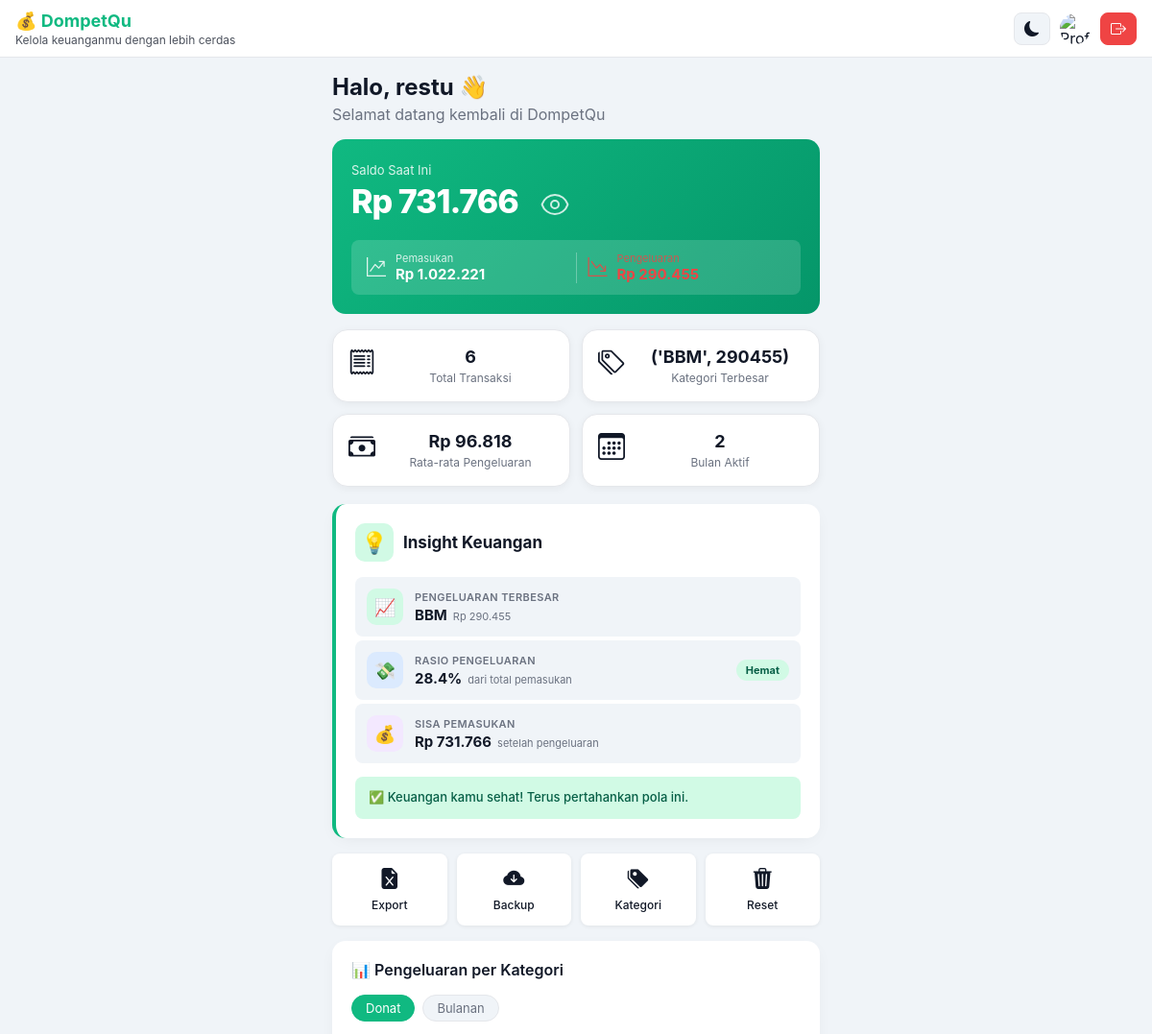
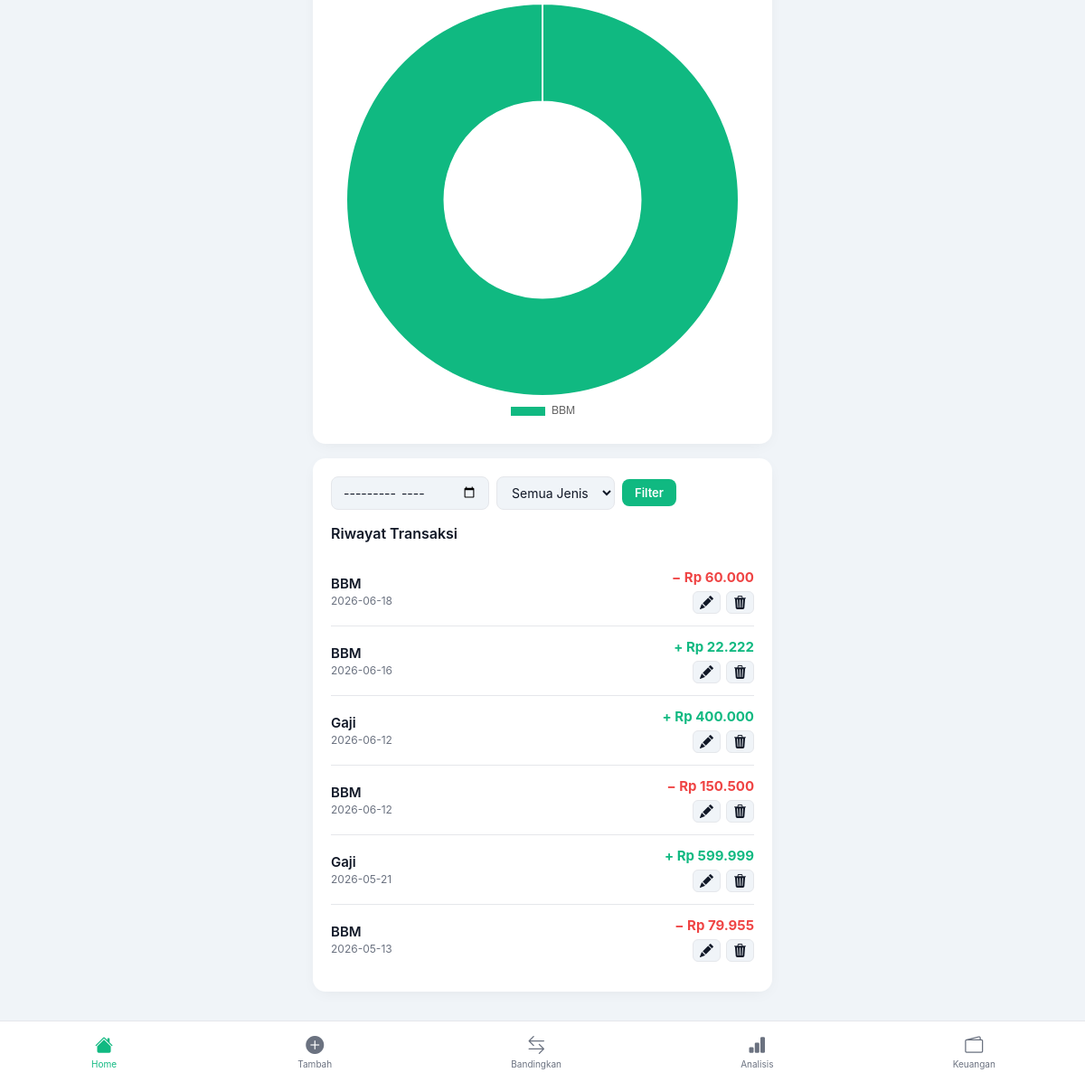
The page / (signed in) on the database its author committed (2 pictures, top to bottom).
### tables this page shows
CREATE TABLE transaksi (
        id INTEGER PRIMARY KEY AUTOINCREMENT,
        tanggal TEXT NOT NULL,
        jenis TEXT NOT NULL,
        kategori TEXT NOT NULL,
        nominal INTEGER NOT NULL,
        catatan TEXT
    , user_id INTEGER);

### routes/transaksi.py (the view)
@transaksi.route("/")
def dashboard():
    if "login" not in session:
        return redirect("/login")
    bulan_filter = request.args.get("bulan", "")
    jenis_filter = request.args.get("jenis", "")
    page = int(
        request.args.get("page", 1)
    )
    semua_transaksi = ambil_semua_transaksi(
        session["user_id"],
        bulan=bulan_filter or None,
        jenis=jenis_filter or None
    )
    per_page = 10
    start = (page - 1) * per_page
    end = start + per_page
    transaksi_data = semua_transaksi[start:end]
    total_data = len(semua_transaksi)
    total_page = (
        total_data + per_page - 1
    ) // per_page
    saldo = hitung_saldo(
        session["user_id"]
    )
    pemasukan, pengeluaran = hitung_ringkasan(session["user_id"], bulan=bulan_filter or None)
    kategori_data = ambil_pengeluaran_per_kategori( session["user_id"], bulan=bulan_filter or None)
    ringkasan_bulanan = ambil_ringkasan_bulanan(session["user_id"])
    labels = [item[0] for item in kategori_data]
    values = [item[1] for item in kategori_data]
    bulan_labels = [item[0] for item in reversed(ringkasan_bulanan)]
    bulan_pemasukan = [item[1] for item in reversed(ringkasan_bulanan)]
    bulan_pengeluaran = [item[2] for item in reversed(ringkasan_bulanan)]
    bulan_ini = sekarang_wib().strftime("%Y-%m")
    (
        total_transaksi,
        kategori_terbesar,
        rata_pengeluaran,
        bulan_aktif
    ) = ambil_statistik_dashboard(session["user_id"])
    (
        kategori_terbesar,
        persentase_pengeluaran
    ) = ambil_insight(session["user_id"])
    return render_template(
        "dashboard.html",
        transaksi=transaksi_data,
        saldo=saldo,
        pemasukan=pemasukan,
        pengeluaran=pengeluaran,
        labels=labels,
        values=values,
        bulan_labels=bulan_labels,
        bulan_pemasukan=bulan_pemasukan,
        bulan_pengeluaran=bulan_pengeluaran,
        bulan_filter=bulan_filter,
        jenis_filter=jenis_filter,
        bulan_ini=bulan_ini,
        total_transaksi=total_transaksi,
        kategori_terbesar=kategori_terbesar,
        rata_pengeluaran=rata_pengeluaran,
        bulan_aktif=bulan_aktif,
        page=page,
        total_page=total_page,
        persentase_pengeluaran=persentase_pengeluaran
    )

### app.py (called while the page is built)
@app.template_filter("rupiah")
def rupiah(angka):
    try:
        return "{:,.0f}".format(float(angka)).replace(",", ".")
    except (ValueError, TypeError):
        return "0"

@app.context_processor
def inject_user():
    return {
        "current_user": session.get("username")
    }

### database/db.py (called while the page is built)
def ambil_semua_transaksi(user_id, bulan=None, jenis=None):
    conn = sqlite3.connect(DB_PATH)
    cursor = conn.cursor()
    query = """
    SELECT *
    FROM transaksi
    WHERE user_id = ?
    """
    params = [user_id]
    if bulan:
        query += """
        AND strftime('%Y-%m', tanggal) = ?
        """
        params.append(bulan)
    if jenis:
        query += """
        AND jenis = ?
        """
        params.append(jenis)
    query += """
    ORDER BY tanggal DESC, id DESC
    """
    cursor.execute(query, params)
    data = cursor.fetchall()
    conn.close()
    return data

def hitung_ringkasan(user_id, bulan=None):
    conn = sqlite3.connect(DB_PATH)
    cursor = conn.cursor()
    query = """
    SELECT jenis, nominal
    FROM transaksi
    WHERE user_id = ?
    """
    params = [user_id]
    if bulan:
        query += """
        AND strftime('%Y-%m', tanggal) = ?
        """
        params.append(bulan)
    cursor.execute(query, params)
    data = cursor.fetchall()
    conn.close()
    pemasukan = 0
    pengeluaran = 0
    for jenis, nominal in data:
        if jenis == "Pemasukan":
            pemasukan += nominal
        elif jenis == "Pengeluaran":
            pengeluaran += nominal
    return pemasukan, pengeluaran

def ambil_pengeluaran_per_kategori(user_id, bulan=None):
    conn = sqlite3.connect(DB_PATH)
    cursor = conn.cursor()
    query = """
    SELECT kategori, SUM(nominal)
    FROM transaksi
    WHERE jenis = 'Pengeluaran'
    AND user_id = ?
    """
    params = [user_id]
    if bulan:
        query += """
        AND strftime('%Y-%m', tanggal) = ?
        """
        params.append(bulan)
    query += """
    GROUP BY kategori
    """
    cursor.execute(query, params)
    data = cursor.fetchall()
    conn.close()
    return data

def hitung_saldo(user_id):
    conn = sqlite3.connect(DB_PATH)
    cursor = conn.cursor()
    cursor.execute("""
    SELECT jenis, nominal
    FROM transaksi
    WHERE user_id = ?
    """, (user_id,))
    data = cursor.fetchall()
    conn.close()
    saldo = 0
    for jenis, nominal in data:
        if jenis == "Pemasukan":
            saldo += nominal
        else:
            saldo -= nominal
    return saldo

### templates/dashboard.html (shortened to what this page needs)
{% extends "base.html" %} {% block title %}Dashboard — DompetQu{% endblock %} {%
block content %}
<div class="welcome-banner">
  <h2>Halo, {{ session.username }} 👋</h2>
  <p>Selamat datang kembali di DompetQu</p>
</div>
<div class="saldo-card">
  <div class="saldo-label">Saldo Saat Ini</div>
  <div class="saldo-header">
  <div
    id="saldoText"
    class="saldo-amount {% if saldo < 0 %}saldo-minus{% endif %}">
    Rp {{ saldo | rupiah }}
  </div>
  <button
    id="toggleSaldo"
    class="eye-btn"
    type="button">
  </button>
</div>
  <div class="saldo-row">
    <div class="saldo-sub income">
      <span class="saldo-sub-icon"><i class="bi bi-graph-up-arrow"></i></span>
      <div>
        <div class="saldo-sub-label">Pemasukan</div>
        <div class="saldo-sub-value">Rp {{ pemasukan | rupiah }}</div>
      </div>
    </div>
    <div class="saldo-sub expense">
      <span class="saldo-sub-icon"><i class="bi bi-graph-down-arrow"></i></span>
      <div>
        <div class="saldo-sub-label">Pengeluaran</div>
        <div class="saldo-sub-value">Rp {{ pengeluaran | rupiah }}</div>
      </div>
    </div>
  </div>
</div>
<div class="stats-grid">
  <div class="stat-card">
    <div class="stat-icon">
      <i class="bi bi-receipt"></i>
    </div>
    <div class="stat-content">
      <div class="stat-value">{{ total_transaksi }}</div>
      <div class="stat-label">Total Transaksi</div>
    </div>
  </div>
  <div class="stat-card">
    <div class="stat-icon">
      <i class="bi bi-tags"></i>
    </div>
    <div class="stat-content">
      <div class="stat-value">{{ kategori_terbesar }}</div>
      <div class="stat-label">Kategori Terbesar</div>
    </div>
  </div>
  <div class="stat-card">
    <div class="stat-icon">
      <i class="bi bi-cash-stack"></i>
    </div>
    <div class="stat-content">
      <div class="stat-value">
        Rp {{ rata_pengeluaran | rupiah }}
      </div>
      <div class="stat-label">
        Rata-rata Pengeluaran
      </div>
    </div>
  </div>
  <div class="stat-card">
    <div class="stat-icon">
      <i class="bi bi-calendar3"></i>
    </div>
    <div class="stat-content">
      <div class="stat-value">
        {{ bulan_aktif }}
      </div>
      <div class="stat-label">
        Bulan Aktif
      </div>
    </div>
  </div>
</div>
<div class="card insight-card">
  <div class="insight-header">
    <span class="insight-icon">💡</span>
    <h2>Insight Keuangan</h2>
  </div>
  <div class="insight-items">
    <div class="insight-item">
      <div class="insight-item-icon" style="background:#d1fae5">📈</div>
      <div class="insight-item-body">
        <div class="insight-item-label">Pengeluaran Terbesar</div>
        <div class="insight-item-value">
          {{ kategori_terbesar[0] }}
          <span class="insight-item-sub">Rp {{ kategori_terbesar[1] | rupiah }}</span>
        </div>
      </div>
    </div>
    <div class="insight-item">
      <div class="insight-item-icon" style="background:#dbeafe">💸</div>
      <div class="insight-item-body">
        <div class="insight-item-label">Rasio Pengeluaran</div>
        <div class="insight-item-value">
          {{ persentase_pengeluaran | round(1) }}%
          <span class="insight-item-sub">dari total pemasukan</span>
        </div>
      </div>
      <div class="insight-badge {% if persentase_pengeluaran > 80 %}badge-danger{% elif persentase_pengeluaran > 50 %}badge-warning{% else %}badge-safe{% endif %}">
        {% if persentase_pengeluaran > 80 %}Boros{% elif persentase_pengeluaran > 50 %}Sedang{% else %}Hemat{% endif %}
      </div>
    </div>
    <div class="insight-item">
      <div class="insight-item-icon" style="background:#f3e8ff">💰</div>
      <div class="insight-item-body">
        <div class="insight-item-label">Sisa Pemasukan</div>
        <div class="insight-item-value {% if pemasukan - pengeluaran < 0 %}expense{% else %}income{% endif %}">
          Rp {{ (pemasukan - pengeluaran) | rupiah }}
          <span class="insight-item-sub">setelah pengeluaran</span>
        </div>
      </div>
    </div>
  </div>
  {% if persentase_pengeluaran > 80 %}
  <div class="insight-alert danger">
    🚨 Pengeluaran sudah mendekati pemasukan! Pertimbangkan mengurangi pengeluaran.
  </div>
  {% elif persentase_pengeluaran > 50 %}
  <div class="insight-alert warning">
    ⚠️ Pengeluaran sudah melewati setengah pemasukan. Tetap pantau keuanganmu.
  </div>
  {% else %}
  <div class="insight-alert success">
    ✅ Keuangan kamu sehat! Terus pertahankan pola ini.
  </div>
  {% endif %}
</div>
<div class="quick-menu">
  <a href="/export" class="quick-item"> <span><i class="bi bi-file-earmark-excel-fill"></i></span><span>Export</span> </a>
  <a href="/backup" class="quick-item"> <span> <i class="bi bi-cloud-arrow-down-fill"></i></span><span>Backup</span> </a>
  <a href="/kategori" class="quick-item">
    <span><i class="bi bi-tags-fill"></i></span><span>Kategori</span>
  </a>
  <a href="#" class="quick-item" onclick="showResetModal(); return false;">
  <span><i class="bi bi-trash3-fill"></i></span>
  <span>Reset</span>
</a>
</div>
{% if labels %}
<div class="card">
  <h2 class="card-title">📊 Pengeluaran per Kategori</h2>
  <div class="chart-tabs">
    <button class="chart-tab active" data-chart="donut">Donat</button>
    <button class="chart-tab" data-chart="bar">Bulanan</button>
  </div>
  <div id="chart-donut"><canvas id="kategoriChart"></canvas></div>
</div>
{% endif %}
<div class="card">
  <div class="filter-row">
    <form method="GET" action="/" class="filter-form">
      <input
        type="month"
        name="bulan"
        value="{{ bulan_filter }}"
        class="filter-input"
      />
     <select name="jenis" class="filter-input">
        <option value="">Semua Jenis</option>
      </select>
      <button type="submit" class="btn btn-sm">Filter</button>
    </form>
  </div>
  <h2 class="card-title">Riwayat Transaksi</h2>
  {% if transaksi %} {% for t in transaksi %}
  <div class="tx-card">
    <div class="tx-left">
      <div class="tx-cat">{{ t[3] }}</div>
      <div class="tx-date">{{ t[1] }}</div>
    </div>
    <div class="tx-right">
      <div
        class="tx-amount {% if t[2] == 'Pemasukan' %}income-text{% else %}expense-text{% endif %}"
      >
        {% if t[2] == 'Pemasukan' %}+{% else %}−{% endif %} Rp {{ t[4] | rupiah
        }}
      </div>
      <div class="tx-actions">
        <a href="/edit/{{ t[0] }}" class="tx-btn tx-btn--edit"><i class="bi bi-pencil-fill"></i></a>
        <a
    href="#"
    class="tx-btn tx-btn--del"
    onclick="showDeleteModal('{{ t[0] }}')">
    <i class="bi bi-trash3-fill"></i>
</a>
      </div>
    </div>
  </div>
  {% endfor %}
  {% endif %}
</div>
{% endblock %} {% block scripts %}
<script>
  const labels = {{ labels | tojson }};
const values = {{ values| tojson}};
const bulanLabels = {{ bulan_labels|tojson}};
const bulanPemasukan = {{ bulan_pemasukan| tojson}};
const bulanPengeluaran = {{ bulan_pengeluaran|tojson}};
  const COLORS = ["#10B981","#3B82F6","#F59E0B","#EF4444","#8B5CF6","#06B6D4","#F97316","#EC4899"];
  if (labels.length > 0) {
    const ctx1 = document.getElementById("kategoriChart");
    new Chart(ctx1, {
      type: "doughnut",
      data: { labels, datasets: [{ data: values, backgroundColor: COLORS }] },
      options: { responsive: true, plugins: { legend: { position: "bottom" } } }
    });
  }
  if (bulanLabels.length > 0) {
    const ctx2 = document.getElementById("bulananChart");
    new Chart(ctx2, {
      type: "bar",
      data: {
        labels: bulanLabels,
        datasets: [
          { label: "Pemasukan", data: bulanPemasukan, backgroundColor: "#10B981" },
          { label: "Pengeluaran", data: bulanPengeluaran, backgroundColor: "#EF4444" }
        ]
      },
      options: {
        responsive: true,
        plugins: { legend: { position: "bottom" } },
        scales: { y: { beginAtZero: true } }
      }
    });
  }
  document.querySelectorAll(".chart-tab").forEach(tab => {
    tab.addEventListener("click", () => {
      document.querySelectorAll(".chart-tab").forEach(t => t.classList.remove("active"));
      tab.classList.add("active");
      document.getElementById("chart-donut").style.display = tab.dataset.chart === "donut" ? "" : "none";
      document.getElementById("chart-bar").style.display = tab.dataset.chart === "bar" ? "" : "none";
    });
  });
</script>
{% endblock %}

### templates/base.html (shortened to what this page needs)
<!doctype html>
<html>
<head>
  <link rel="stylesheet" href="{{ url_for('static', filename='css/style.css') }}">
  <link rel="stylesheet"
href="https://cdn.jsdelivr.net/npm/bootstrap-icons@1.13.1/font/bootstrap-icons.min.css">
</head>
<body>
{% if session.login %}
<nav class="top-nav">
  <div class="nav-left">
    <a href="/" class="nav-brand">
      💰 DompetQu
    </a>
<div class="nav-subtitle">
  Kelola keuanganmu dengan lebih cerdas
</div>
  </div>
  <div class="nav-right">
<button
  id="darkModeBtn"
  class="btn-icon"
  title="Dark Mode">
  <i class="bi bi-moon-fill"></i>
</button>
<a href="/profil" class="nav-profile-btn">
{% if session.get("foto_profil") %}
<img
    src="{{ session['foto_profil'] }}"
    alt="Profil"
    class="nav-profile-img">
{% else %}
<div class="nav-profile-fallback">
    {{ session["username"][0] | upper }}
</div>
{% endif %}
</a>
<a href="/logout" class="btn-icon btn-icon--danger">
    <i class="bi bi-box-arrow-right"></i>
</a>
  </div>
</nav>
{% endif %}
<div class="app-container">
  {% block content %}{% endblock %}
</div>
{% if session.login %}
<nav class="bottom-nav">
  <a href="/" class="{% if request.path == '/' %}active{% endif %}">
    <span class="nav-icon">
      <i class="bi bi-house-fill"></i>
    </span>
    <span>Home</span>
  </a>
  <a href="/tambah" class="{% if request.path == '/tambah' %}active{% endif %}">
    <span class="nav-icon">
      <i class="bi bi-plus-circle-fill"></i>
    </span>
    <span>Tambah</span>
  </a>
   <a href="/perbandingan" class="{% if request.path == '/perbandingan' %}active{% endif %}">
    <span class="nav-icon"><i class="bi bi-arrow-left-right"></i></span>
    <span>Bandingkan</span>
  </a>
  <a href="/analisis" class="{% if request.path == '/analisis' %}active{% endif %}">
  <span class="nav-icon"><i class="bi bi-bar-chart-fill"></i></span>
  <span>Analisis</span>
</a>
<a href="/keuangan" class="{% if request.path == '/keuangan' %}active{% endif %}">
    <span class="nav-icon"><i class="bi bi-wallet2"></i></span>
    <span>Keuangan</span>
  </a>
</nav>
{% endif %}
{% block scripts %}{% endblock %}
</body>
</html>

### rows shown on the page
transaksi: kategori "BBM", tanggal "2026-06-18", nominal "60.000"
transaksi: kategori "BBM", tanggal "2026-06-16", nominal "22.222"
transaksi: kategori "Gaji", tanggal "2026-06-12", nominal "400.000"
transaksi: kategori "BBM", tanggal "2026-06-12", nominal "150.500"
transaksi: kategori "Gaji", tanggal "2026-05-21", nominal "599.999"
transaksi: kategori "BBM", tanggal "2026-05-13", nominal "79.955"

### other values the page prints
{{ session.username }} "restu"
{{ saldo | rupiah }} "731.766"
{{ pemasukan | rupiah }} "1.022.221"
{{ total_transaksi }} "6"
{{ kategori_terbesar }} "('BBM', 290455)"
{{ rata_pengeluaran | rupiah }} "96.818"
{{ bulan_aktif }} "2"
{{ kategori_terbesar[0] }} "BBM"
{{ kategori_terbesar[1] | rupiah }} "290.455"
{{ persentase_pengeluaran | round(1) }} "28.4"
{{ (pemasukan - pengeluaran) | rupiah }} "731.766"
chart data {{ labels | tojson }} ["BBM"]
